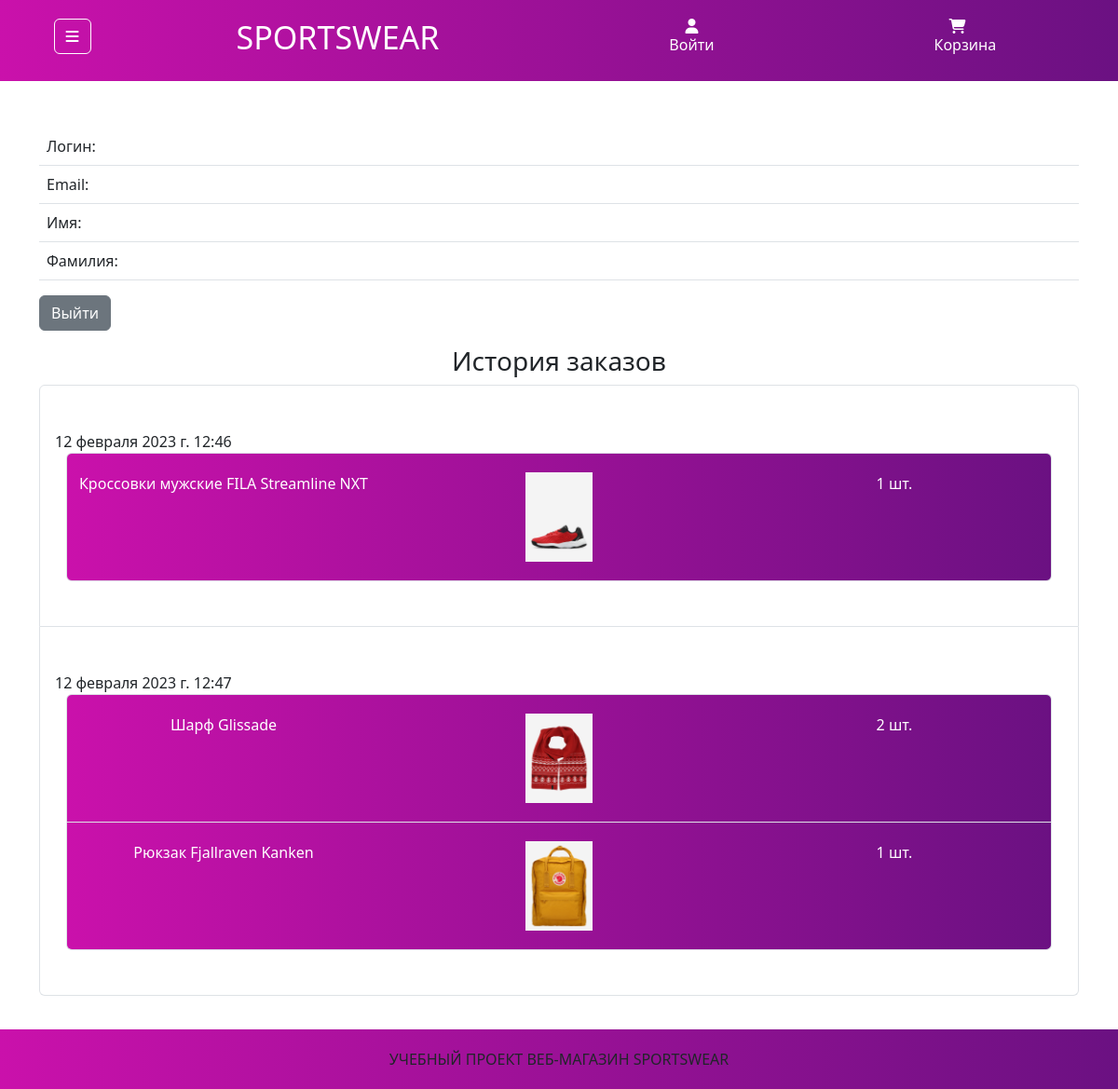
The page /account/2 on the database its author committed.
### store_app/models.py (models this page shows)
class Order(models.Model):
    customer = models.ForeignKey(User, on_delete=models.CASCADE)
    time_create = models.DateTimeField(auto_now_add=True)

class ProductOrder(models.Model):
    product = models.ForeignKey('Product', on_delete=models.DO_NOTHING)
    order = models.ForeignKey('Order', on_delete=models.CASCADE)
    amount = models.IntegerField()

class Product(models.Model):
    product_name = models.CharField(max_length=255)
    price = models.DecimalField(max_digits=10, decimal_places=2)
    brand = models.ForeignKey('Brand', on_delete=models.PROTECT)
    category = models.ForeignKey('Category', on_delete=models.PROTECT)
    photo = models.ImageField(upload_to='photos/%Y/%m/%d/')
    def __str__(self):
        return self.product_name

### store_app/views.py (the view)
# urls.py: path('account/<int:user_id>', account_user, name='account'),
def account_user(request, user_id):
    orders = Order.objects.filter(customer_id=user_id)
    product_order = ProductOrder.objects.filter(order__in=orders)
    context = {
        'title': 'Личный кабинет',
        'orders': orders,
        'product_order': product_order,
        'categories': Category.objects.all(),
        'num_products': len(Cart(request)),
    }
    return render(request, 'store_app/personal_account.html', context=context)

### store_app/cart.py (called while the page is built)
    def __len__(self):
        return sum(i['quantity'] for i in self.cart.values())

### store_app/models.py (called while the page is built)
    def get_absolute_url(self):
        return reverse('category', kwargs={'category_id': self.pk})

### store_app/templates/store_app/personal_account.html (shortened to what this page needs)
{% extends 'store_app/base.html' %}
{% block content %}
<div class="container">
    <div class="row">
        <div class="col">
            <table class="table">
                <tbody>
                  <tr>
                    <td>Логин:</td>
                    <td>{{ user.username }}</td>
                  </tr>
                  <tr>
                    <td>Email:</td>
                    <td>{{ user.email }}</td>
                  </tr>
                  <tr>
                    <td>Имя:</td>
                    <td>{{ user.first_name }}</td>
                  </tr>
                  <tr>
                    <td>Фамилия:</td>
                    <td>{{ user.last_name }}</td>
                  </tr>
                </tbody>
              </table>
            <p>
                <a href="{% url 'logout' %}"><button type="button" class="btn btn-secondary">Выйти</button></a>
            </p>
        </div>
    </div>
</div>
{% if orders %}
<div class="container">
    <div class="row">
        <div class="col-12">
            <h3 class="text-center">История заказов</h3>
            <ul class="list-group">
                {% for order in orders %}
                    <li class="list-group-item pt-5 pb-5">
                        <span>{{ order.time_create }}</span>
                        <div class="container">
                                    <ul class="list-group text-center">
                                        {% for ordr in product_order %}
                                        {% if ordr.order == order %}
                                            <li class="list-group-item my-color-gradient text-white">
                                                <div class="row">
                                                    <div class="col-4">{{ ordr.product }}</div>
                                                    <div class="col-4"><img src="{{ ordr.product.photo.url }}" alt="{{ ordr.product }}" class="img-in-cart"></div>
                                                    <div class="col-4">{{ ordr.amount }} шт.</div>
                                                </div>
                                            </li>
                                        {% endif %}
                                        {% endfor %}
                                    </ul>
                        </div>
                    </li>
                {% endfor %}
            </ul>
        </div>
    </div>
</div>
{% endif %}
{% endblock %}

### store_app/static/store_app/css/style.css (style rules this page uses)
:root { --color1: rgb(134, 17, 141) }
html, body { height: 100%; }
header, footer, .my-color-gradient { background: #ca11ab; background: -moz-linear-gradient(left, #ca11ab 0%, #6b1182 100%); background: -webkit-linear-gradient(left, #ca11ab 0%,#6b1182 100%); background: linear-gradient(to right, #ca11ab 0%,#6b1182 100%); filter: progid:DXImageTransform.Microsoft.gradient( startColorstr='#ca11ab', endColorstr='#6b1182',GradientType=1 ); padding: 20px 0; }
.img-in-cart { height: 6rem; }

### rows shown on the page
Order: time_create "12 февраля 2023 г. 12:46"
ProductOrder: product "Кроссовки мужские FILA Streamline NXT", product.photo (picture), amount "1"
Order: time_create "12 февраля 2023 г. 12:47"
ProductOrder: product "Шарф Glissade", product.photo (picture), amount "2"
ProductOrder: product "Рюкзак Fjallraven Kanken", product.photo (picture), amount "1"
